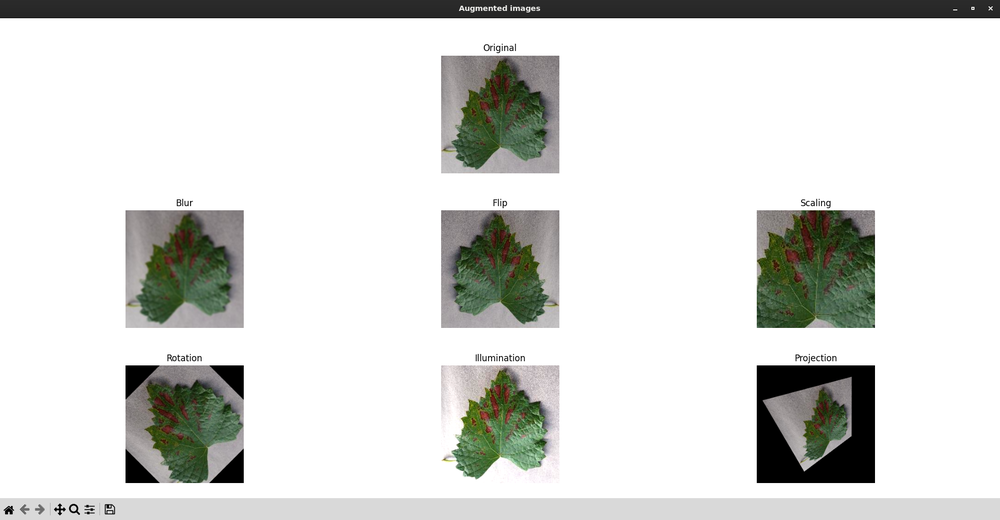
#> input picture resource/augmentation_window.png, 1000 x 520 px, shrunk from 1920 x 999 before the run
$ python -i remove_background.py   (imports and definitions only)
#> lines starting #> are read from the running program, lines starting #| are printed output that depends on the picture; after the words box and inside, x2 and y2 are one past the last pixel; in counts of white or black regions, pixels touching at a corner belong together
#> further down, picture is the input picture: shape (520, 1000, 3); mean B, G, R 214.4, 217.3, 216.2
import cv2
import numpy as np


def remove_background(image: np.ndarray):
    hsv = cv2.cvtColor(image, cv2.COLOR_BGR2HSV)
#> hsv: shape (520, 1000, 3); mean H, S, V 11.6, 11.4, 218
    lower = np.array([25, 40, 40])
    upper = np.array([90, 255, 255])
    mask = cv2.inRange(hsv, lower, upper)
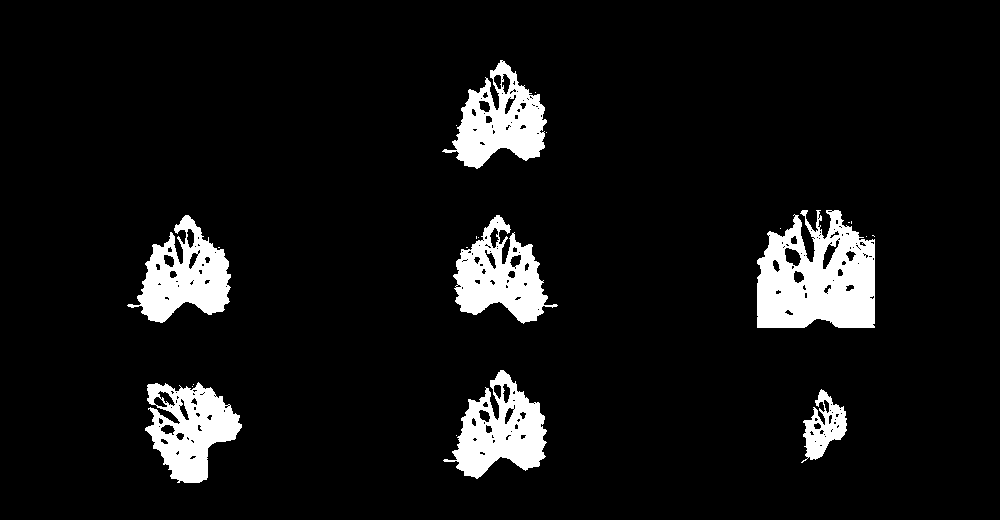
#> mask: shape (520, 1000); 7.7% white; 22 white regions (15 under 20 px), largest, box (x1, y1, x2, y2) and area: (757, 210, 875, 328) 10153, (443, 370, 547, 479) 5679, (127, 215, 231, 323) 5663
    return cv2.bitwise_and(image, image, mask=mask)
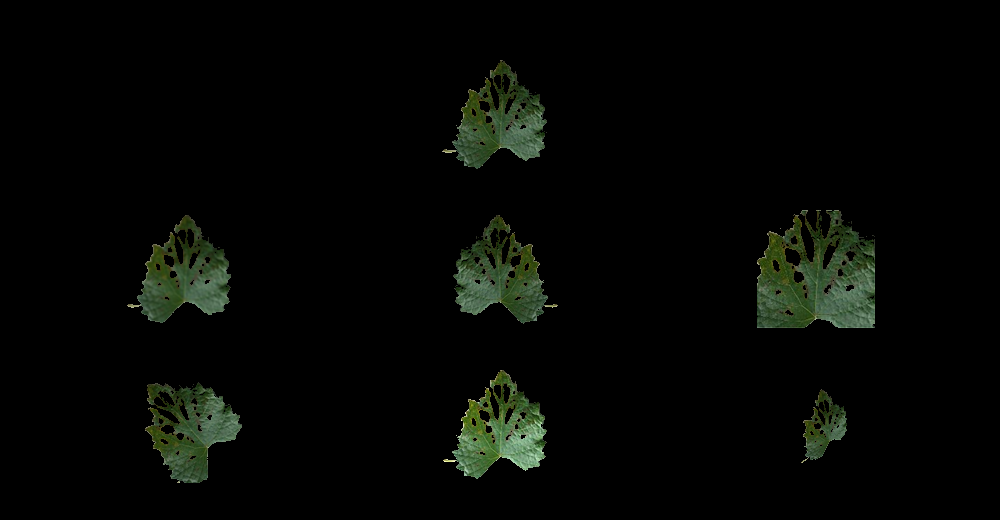
#> returned value: shape (520, 1000, 3); mean of channels 0, 1, 2 4.1, 6.8, 5; drawn as B, G, R

>>> import cv2
>>> picture = cv2.imread('../../resource/augmentation_window.png')
>>> result = remove_background(picture)

$ run again, on resource/distribution_charts.png
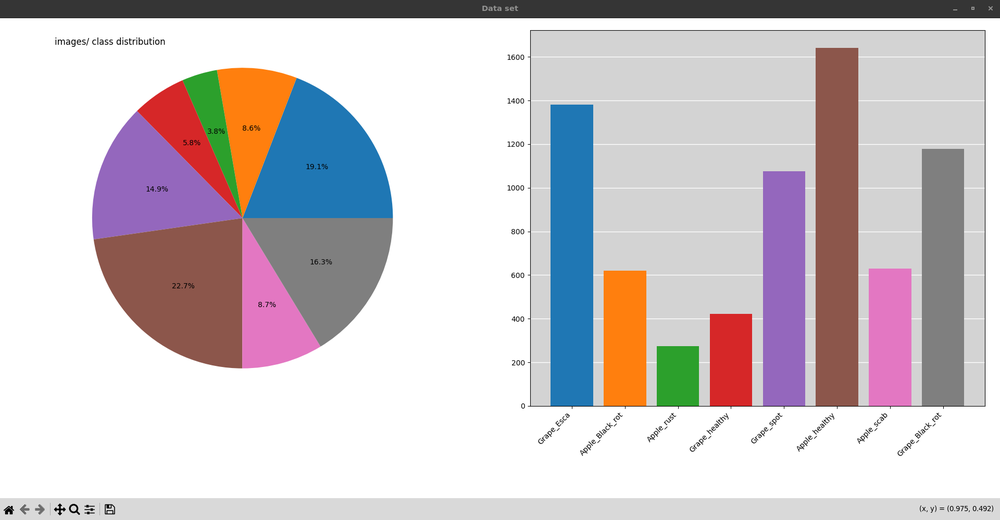
#> input picture resource/distribution_charts.png, 1000 x 520 px, shrunk from 1920 x 999 before the run
#> picture is the input picture: shape (520, 1000, 3); mean B, G, R 201.3, 197.4, 204.9
#> hsv: shape (520, 1000, 3); mean H, S, V 16.9, 35.9, 215.3
#> in remove_background, `mask = cv2.inRange(hsv, lower, upper)`:
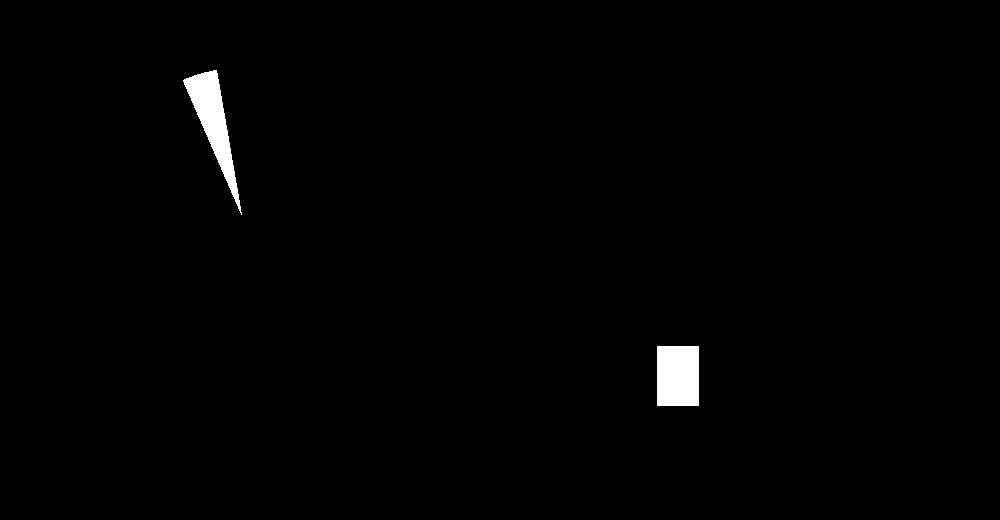
#> mask: shape (520, 1000); 1% white; 2 white regions, box (x1, y1, x2, y2) and area: (183, 70, 242, 215) 2714, (657, 346, 699, 406) 2520
